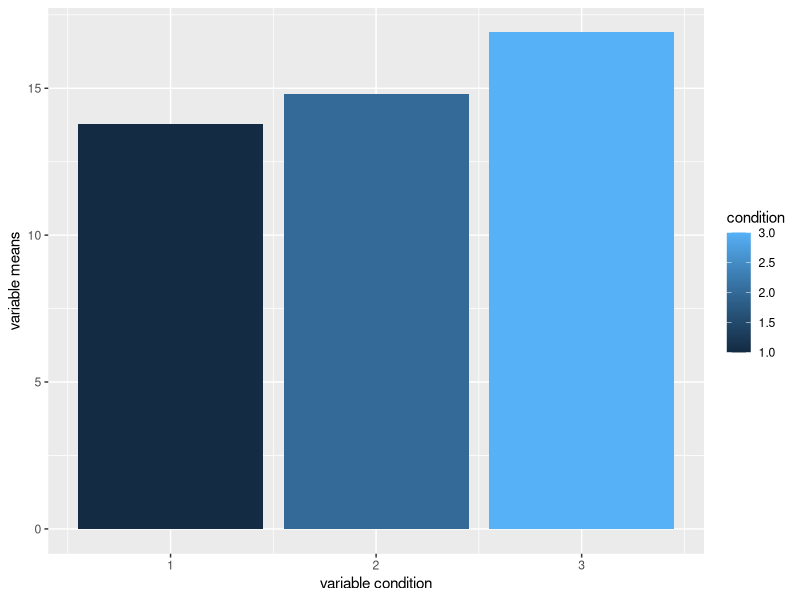

R code for this plot:
# setwd("~/Dropbox/cs/bigdata/datacamp/dswr_visual_ggplot/part1"); source("ggplot_pract.R")

require(ggplot2)
require(tidyverse)
require(data.table)
library(repr)
options(repr.plot.width=4, repr.plot.height=3)


testplot <- function(meansdf)
{
  p <- ggplot(meansdf, 
              aes(fill = condition,
                  y = means,
                  x = condition))
  p + geom_bar(position = "dodge", stat = "identity")
  return(p)
}

testplot1 <- function(meansdf, xvar = "condition", yvar = "means",
                     fillvar = "condition") {
    p <- ggplot(meansdf,
                aes_string(x = xvar, y= yvar, fill = fillvar)) +
             geom_bar(position="dodge", stat="identity") +
             labs(x="variable condition", y="variable means")
    return(p)
}


##main
m <- c(13.8, 16.9, 14.8 )
cond <- c(1,3, 2)
means <- data.frame(means=m, condition=cond)


p<-testplot1(means)
print(p)

## from leslie 

# years<-c('1980','1990','2000','2010')
# id <- 1:4
# temper <-c(rep('cold',2),rep('hot',2))
# df<-data.table(years,id,temper)

  
# p<-ggplot(data=df, mapping=aes(x=years,y=id) ) +
#  geom_point()
# print(p)



